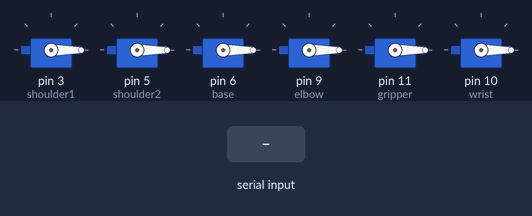
Recording of a sketch running on a simulated Arduino Uno, built with avr-gcc and run on an emulated ATmega328P. Shown: 6 × servo. The inputs (shaded band) are chosen by the test bench.

Above: at 1.2 s.
1.3 s: "90,45\n" received over Serial
At 3.3 s:
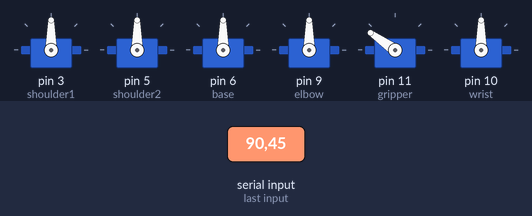
4.3 s: "30,150\n" received over Serial
At 5.8 s:
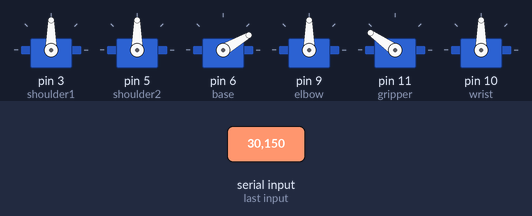
6.4 s: "0\n" received over Serial
At 6.85 s:
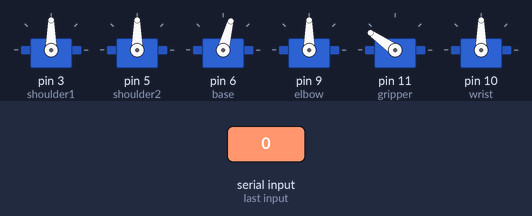
8.5 s: "1\n" received over Serial
At 10.1 s:
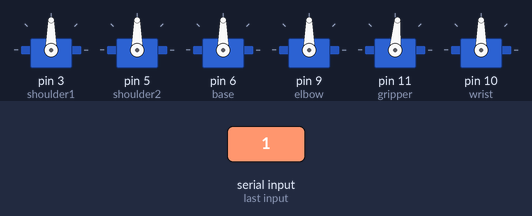
10.6 s: "1,90\n" received over Serial
At 11.9 s:
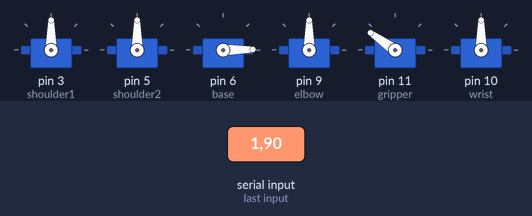
13.0 s: "1\n" received over Serial
At 13.45 s:
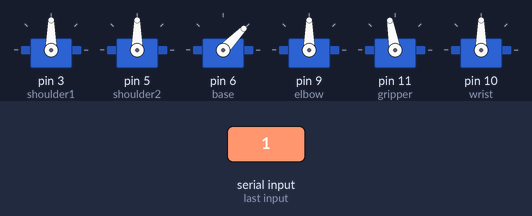
Timing chart, 0 to 16.0 s (numbered marks = the images above; inputs shaded):
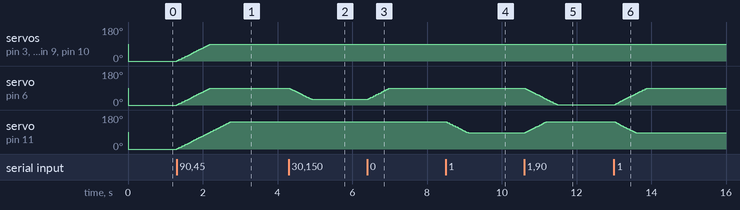

The sketch:

IK1.ino
```cpp
#include <Servo.h>

Servo base, shoulder1, shoulder2, elbow, wrist, gripper;

// ── Speed limiter settings ───────────────────────────────────
const int   STEP_SIZE = 1;   // max degrees moved per tick
const unsigned long INTERVAL = 10; // ms between ticks (~50 °/s)
// ─────────────────────────────────────────────────────────────

// Current (smoothed) positions
int cur[6];

// Target positions
int tgt[6];

// Gripper uses boolean logic — track its target separately
bool gripperClosed = false;

unsigned long lastTick = 0;

void setup() {
  shoulder1.attach(3);
  shoulder2.attach(5);
  base.attach(6);
  elbow.attach(9);
  gripper.attach(11);
  wrist.attach(10);


  Serial.begin(115200);
  Serial.setTimeout(10);
}

// Move one step toward target; returns updated current value
int stepToward(int current, int target) {
  int diff = target - current;
  if (diff == 0) return current;
  int step = constrain(diff, -STEP_SIZE, STEP_SIZE);
  return current + step;
}

void loop() {
  // ── 1. Parse incoming command ────────────────────────────
  if (Serial.available() > 0) {
    String data = Serial.readStringUntil('\n');
    int val[5] = {90, 90, 90, 90, 0};
    String rem = data;

    for (int i = 0; i < 4; i++) {
      int ci = rem.indexOf(',');
      if (ci != -1) {
        val[i] = rem.substring(0, ci).toInt();
        rem = rem.substring(ci + 1);
      }
    }
    val[4] = rem.toInt();

    tgt[0] = val[0];           // base
    tgt[1] = val[1];           // shoulder1
    tgt[2] = 180 - val[1];    // shoulder2 (mirror)
    tgt[3] = val[2];           // elbow
    tgt[4] = val[3];           // wrist
    gripperClosed = (val[4] == 1);
    tgt[5] = gripperClosed ? 85 : 145;
  }

  // ── 2. Step each servo on the interval ──────────────────
  unsigned long now = millis();
  if (now - lastTick >= INTERVAL) {
    lastTick = now;

    cur[0] = stepToward(cur[0], tgt[0]);
    cur[1] = stepToward(cur[1], tgt[1]);
    cur[2] = stepToward(cur[2], tgt[2]);
    cur[3] = stepToward(cur[3], tgt[3]);
    cur[4] = stepToward(cur[4], tgt[4]);
    cur[5] = stepToward(cur[5], tgt[5]);

    base.write(cur[0]);
    shoulder1.write(cur[1]);
    shoulder2.write(cur[2]);
    elbow.write(cur[3]);
    wrist.write(cur[4]);
    gripper.write(cur[5]);
  }
}
```

Measured:
- after the input at 1.3 s, servo on pin 3 (shoulder1), servo on pin 5 (shoulder2), servo on pin 6 (base), servo on pin 9 (elbow), servo on pin 10 (wrist): moves from 0° to 90° over 0.90 s, starting at once; servo on pin 11 (gripper): moves from 0° to 145° over 1.4 s, starting at once
- after the input at 4.3 s, servo on pin 6 (base): moves from 90° to 30° over 0.60 s, starting at once
- after the input at 6.4 s, servo on pin 6 (base): moves from 30° to 90° over 0.59 s, starting at once
- after the input at 8.5 s, servo on pin 11 (gripper): moves from 145° to 85° over 0.59 s, starting at once
- after the input at 10.6 s, servo on pin 6 (base): moves from 90° to 1° over 0.88 s, starting at once; servo on pin 11 (gripper): moves from 85° to 145° over 0.60 s, starting at once
- after the input at 13.0 s, servo on pin 6 (base): moves from 1° to 90° over 0.88 s, starting at once; servo on pin 11 (gripper): moves from 145° to 85° over 0.60 s, starting at once
